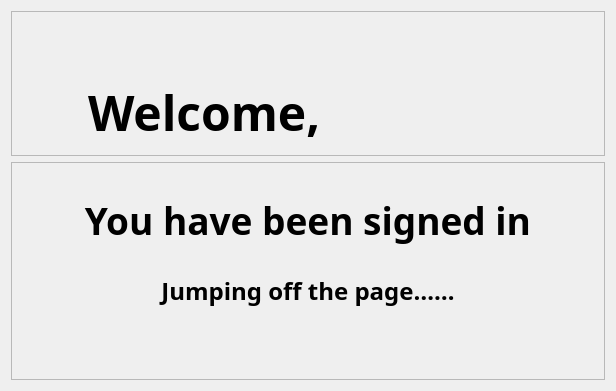
           <widget class="QWidget" name="sign_in_su_page2">
            <layout class="QGridLayout" name="gridLayout_11">
             <item row="2" column="0">
              <layout class="QVBoxLayout" name="verticalLayout_4" stretch="2,3">
               <item>
                <widget class="QFrame" name="frame_6">
                 <property name="frameShape">
                  <enum>QFrame::StyledPanel</enum>
                 </property>
                 <property name="frameShadow">
                  <enum>QFrame::Raised</enum>
                 </property>
                 <layout class="QGridLayout" name="gridLayout_12">
                  <item row="0" column="0">
                   <layout class="QGridLayout" name="gridLayout_10" rowstretch="3,1" columnstretch="1,3,3,1">
                    <item row="1" column="1">
                     <widget class="QLabel" name="label_7">
                      <property name="font">
                       <font>
                        <family>Bahnschrift SemiBold</family>
                        <pointsize>36</pointsize>
                        <weight>75</weight>
                        <bold>true</bold>
                       </font>
                      </property>
                      <property name="text">
                       <string>Welcome,</string>
                      </property>
                      <property name="alignment">
                       <set>Qt::AlignRight|Qt::AlignTrailing|Qt::AlignVCenter</set>
                      </property>
                     </widget>
                    </item>
                    <item row="1" column="2">
                     <widget class="QTextBrowser" name="user_name_dis">
                      <property name="styleSheet">
                       <string notr="true">QTextBrowser{background-color: rgb(0, 119, 237,0); border-radius:20px; color:rgb(0,0,0);}</string>
                      </property>
                     </widget>
                    </item>
                    <item row="0" column="2">
                     <spacer name="verticalSpacer_5">
                      <property name="orientation">
                       <enum>Qt::Vertical</enum>
                      </property>
                      <property name="sizeHint" stdset="0">
                       <size>
                        <width>20</width>
                        <height>40</height>
                       </size>
                      </property>
                     </spacer>
                    </item>
                    <item row="1" column="0">
                     <spacer name="horizontalSpacer_7">
                      <property name="orientation">
                       <enum>Qt::Horizontal</enum>
                      </property>
                      <property name="sizeHint" stdset="0">
                       <size>
                        <width>40</width>
                        <height>20</height>
                       </size>
                      </property>
                     </spacer>
                    </item>
                    <item row="1" column="3">
                     <spacer name="horizontalSpacer_6">
                      <property name="orientation">
                       <enum>Qt::Horizontal</enum>
                      </property>
                      <property name="sizeHint" stdset="0">
                       <size>
                        <width>40</width>
                        <height>20</height>
                       </size>
                      </property>
                     </spacer>
                    </item>
                   </layout>
                  </item>
                 </layout>
                </widget>
               </item>
               <item>
                <widget class="QFrame" name="frame_4">
                 <property name="frameShape">
                  <enum>QFrame::StyledPanel</enum>
                 </property>
                 <property name="frameShadow">
                  <enum>QFrame::Raised</enum>
                 </property>
                 <layout class="QGridLayout" name="gridLayout_14">
                  <item row="0" column="0">
                   <layout class="QGridLayout" name="gridLayout_13">
                    <item row="1" column="0">
                     <widget class="QLabel" name="label_8">
                      <property name="font">
                       <font>
                        <family>Bahnschrift SemiBold</family>
                        <pointsize>18</pointsize>
                        <weight>75</weight>
                        <bold>true</bold>
                       </font>
                      </property>
                      <property name="text">
                       <string>Jumping off the page……</string>
                      </property>
                      <property name="alignment">
                       <set>Qt::AlignHCenter|Qt::AlignTop</set>
                      </property>
                     </widget>
                    </item>
                    <item row="0" column="0">
                     <widget class="QLabel" name="label_9">
                      <property name="font">
                       <font>
                        <family>Bahnschrift SemiBold</family>
                        <pointsize>28</pointsize>
                        <weight>75</weight>
                        <bold>true</bold>
                       </font>
                      </property>
                      <property name="text">
                       <string>You have been signed in</string>
                      </property>
                      <property name="alignment">
                       <set>Qt::AlignCenter</set>
                      </property>
                     </widget>
                    </item>
                   </layout>
                  </item>
                 </layout>
                </widget>
               </item>
              </layout>
             </item>
            </layout>
           </widget>
